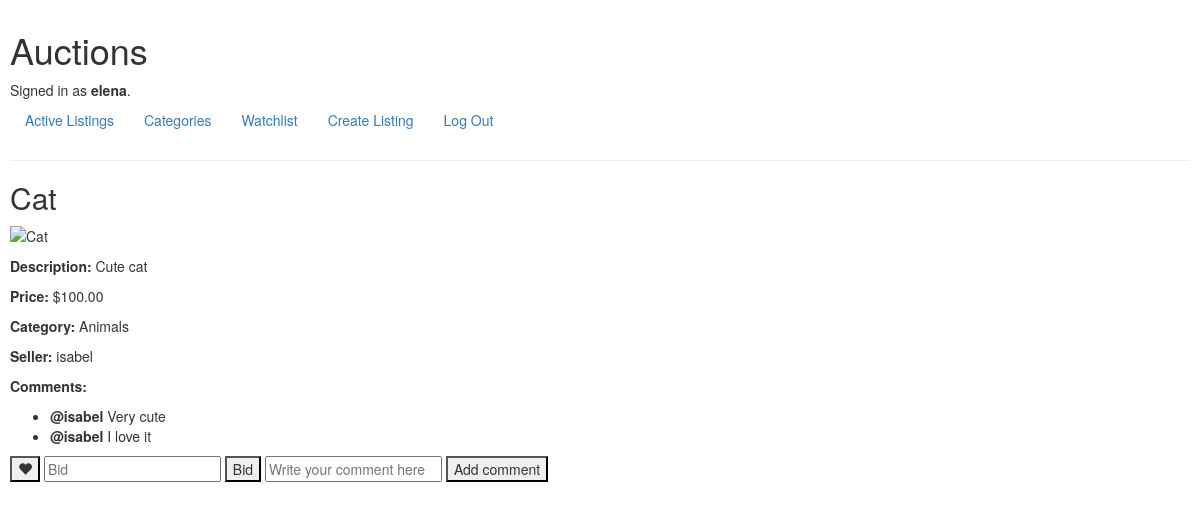
Screenshot of /auction/6/ (signed in) with the database file from the repository.
### auctions/models.py (models this page shows)
class User(AbstractUser):
    pass

class Auction(models.Model):
    seller = models.ForeignKey(User, on_delete=models.CASCADE, related_name='auctions_sold')
    title = models.CharField(max_length=64)
    description = models.CharField(max_length=5000)
    image = models.CharField(max_length=20000, blank=True, null=True)
    starting_bid = models.DecimalField(decimal_places=2, max_digits=12)
    category = models.ForeignKey(Category, on_delete=models.CASCADE, null=True)
    winner = models.ForeignKey(User, on_delete=models.CASCADE, null=True, related_name='auctions_won')

class Category(models.Model):
    name = models.CharField(max_length=60)

class Comment(models.Model):
    user = models.ForeignKey(User, on_delete=models.CASCADE)
    item = models.ForeignKey(Auction, on_delete=models.CASCADE, related_name='item_comments')
    comment = models.CharField(max_length=200)

### auctions/views.py (the view)
# urls.py: path('auction/<int:auction_id>/', views.auction, name='auction'),
@login_required(login_url='/login')
def auction(request, auction_id):
    auction = Auction.objects.get(id=auction_id)
    comments = auction.item_comments.all()
    is_seller = auction.seller == request.user
    in_watchlist = Watchlist.objects.filter(item=auction)
    return render(request, 'auctions/auction.html', {
        'auction': auction,
        'comments': comments,
        'is_seller': is_seller,
        'in_watchlist': in_watchlist
    })

### auctions/templates/auctions/auction.html (shortened to what this page needs)
{% extends "auctions/layout.html" %}
{% block body %}
    <h2>{{ auction.title }}</h2>
    {% if auction.image %}
        <p><img class="image" src="{{ auction.image }}" alt="{{ auction.title }}"></p>
    {% endif %}
    <p><strong>Description:</strong> {{ auction.description }}</p>
    <p><strong>Price:</strong> ${{ auction.starting_bid }}</p>
    <p><strong>Category:</strong> {{ auction.category.name }}</p>
    <p><strong>Seller:</strong> {{ auction.seller.username }}</p>
    <p><strong>Comments:</strong></p>
    <ul>
        {% for comment in comments %}
            <li><strong>@{{ comment.user.username}} </strong>{{ comment.comment }}</li>
        {% empty %}
            <li>No comments</li>
        {% endfor %}
    </ul>
    {% if user.is_authenticated %}
        {% if is_seller and auction.winner == null %}
            <form action="{% url 'close_auction' auction.id %}" method="post">
                {% csrf_token %}
                <button type="submit">Close</button>
            </form>
        {% elif is_seller and auction.winner != null %}
            <form action="{% url 'reopen_auction' auction.id %}" method="post">
                {% csrf_token %}
                <button type="submit">Reopen</button>
            </form>
        {% else %}
            <div style="display: inline;">
                {% if in_watchlist %}
                    <form action="{% url 'remove_from_watchlist' %}" method="post" style="display: inline;">
                        <button type="submit" name="id" value="{{ auction.id }}">
                            <i class="glyphicon glyphicon-heart"></i>
                        </button>
                    </form>
                {% endif %}
                {% if auction.winner == null %}
                    <form action="{% url 'bid' auction.id %}" method="post" style="display: inline;">
                        <input type="number" name="bid" placeholder="Bid" required step="0.01" min="0">
                        <button type="submit">Bid</button>
                    </form>
                {% endif %}
                <form action="{% url 'add_comment' auction.id %}" method="post" style="display: inline;">
                    <input type="text" name="comment" placeholder="Write your comment here" required autocomplete="off">
                    <button type="submit">Add comment</button>
                </form>
            </div>
        {% endif %}
    {% endif %}
{% endblock %}

### auctions/templates/auctions/layout.html (shortened to what this page needs)
{% load static %}
<!DOCTYPE html>
<html lang="en">
    <head>
        <link rel="stylesheet" href="{% static 'auctions/styles.css' %}">
        <link rel="stylesheet" href="https://stackpath.bootstrapcdn.com/bootstrap/4.4.1/css/bootstrap.min.css">
        <link rel="stylesheet" href="https://maxcdn.bootstrapcdn.com/bootstrap/3.3.7/css/bootstrap.min.css">
    </head>
    <body>
        <h1>Auctions</h1>
        <div>
            {% if user.is_authenticated %}
                Signed in as <strong>{{ user.username }}</strong>.
            {% else %}
                Not signed in.
            {% endif %}
        </div>
        <ul class="nav">
            <li class="nav-item">
                <a class="nav-link" href="{% url 'index' %}">Active Listings</a>
            </li>
            {% if user.is_authenticated %}
                <li class="nav-item">
                    <a class="nav-link" href="{% url 'categories' %}">Categories</a>
                </li>
                <li class="nav-item">
                    <a class="nav-link" href="{% url 'watchlist' %}">Watchlist</a>
                </li>
                <li class="nav-item">
                    <a class="nav-link" href="{% url 'create' %}">Create Listing</a>
                </li>
                <li class="nav-item">
                    <a class="nav-link" href="{% url 'logout' %}">Log Out</a>
                </li>
            {% endif %}
        </ul>
        <hr>
        {% block body %}
        {% endblock %}
    </body>
</html>

### auctions/static/auctions/styles.css (style rules this page uses)
body { padding: 10px; }
.image { max-width: 400px; max-height: 300px; }

### rows the page displays
User: username "elena"
Auction: title "Cat", description "Cute cat", starting_bid "100.00", category.name "Animals", seller.username "isabel"
Comment: user.username "isabel", comment "Very cute"
Comment: user.username "isabel", comment "I love it"
